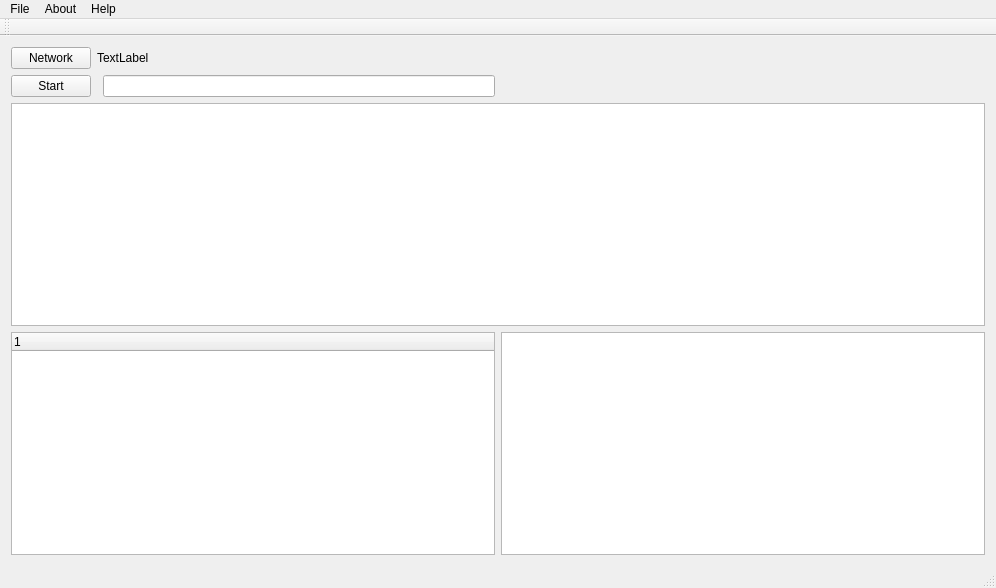
<?xml version="1.0" encoding="UTF-8"?>
<ui version="4.0">
 <class>MainWindow</class>
 <widget class="QMainWindow" name="MainWindow">
  <property name="geometry">
   <rect>
    <x>0</x>
    <y>0</y>
    <width>996</width>
    <height>588</height>
   </rect>
  </property>
  <property name="windowTitle">
   <string>MainWindow</string>
  </property>
  <widget class="QWidget" name="centralWidget">
   <layout class="QGridLayout" name="gridLayout_2">
    <item row="1" column="0">
     <layout class="QGridLayout" name="gridLayout_3">
      <item row="2" column="1">
       <widget class="QTextBrowser" name="textBrowser"/>
      </item>
      <item row="2" column="0">
       <widget class="QTreeWidget" name="treeWidget">
        <column>
         <property name="text">
          <string notr="true">1</string>
         </property>
        </column>
       </widget>
      </item>
      <item row="0" column="0">
       <layout class="QGridLayout" name="gridLayout">
        <item row="2" column="0">
         <widget class="QPushButton" name="start">
          <property name="text">
           <string>Start</string>
          </property>
         </widget>
        </item>
        <item row="1" column="0">
         <widget class="QPushButton" name="chooseNetButton">
          <property name="text">
           <string>Network</string>
          </property>
         </widget>
        </item>
        <item row="2" column="2">
         <widget class="QLineEdit" name="filter"/>
        </item>
        <item row="1" column="1" colspan="2">
         <widget class="QLabel" name="netLabel">
          <property name="text">
           <string>TextLabel</string>
          </property>
         </widget>
        </item>
       </layout>
      </item>
      <item row="1" column="0" colspan="2">
       <widget class="QTableView" name="tableView">
        <property name="lineWidth">
         <number>1</number>
        </property>
        <property name="iconSize">
         <size>
          <width>0</width>
          <height>0</height>
         </size>
        </property>
       </widget>
      </item>
     </layout>
    </item>
   </layout>
  </widget>
  <widget class="QMenuBar" name="menuBar">
   <property name="geometry">
    <rect>
     <x>0</x>
     <y>0</y>
     <width>996</width>
     <height>19</height>
    </rect>
   </property>
   <widget class="QMenu" name="menuSniffer">
    <property name="title">
     <string>File</string>
    </property>
    <addaction name="actionSave"/>
    <addaction name="actionOpen"/>
    <addaction name="actionQuit"/>
   </widget>
   <widget class="QMenu" name="menuabout">
    <property name="title">
     <string>About</string>
    </property>
    <addaction name="actionOurTeam"/>
   </widget>
   <widget class="QMenu" name="menuhelp">
    <property name="title">
     <string>Help</string>
    </property>
    <addaction name="actionDocument"/>
    <addaction name="actionQuick_start"/>
   </widget>
   <addaction name="menuSniffer"/>
   <addaction name="menuabout"/>
   <addaction name="menuhelp"/>
  </widget>
  <widget class="QToolBar" name="mainToolBar">
   <attribute name="toolBarArea">
    <enum>TopToolBarArea</enum>
   </attribute>
   <attribute name="toolBarBreak">
    <bool>false</bool>
   </attribute>
  </widget>
  <widget class="QStatusBar" name="statusBar"/>
  <action name="actionrun">
   <property name="text">
    <string>run</string>
   </property>
  </action>
  <action name="actionstop">
   <property name="text">
    <string>stop</string>
   </property>
  </action>
  <action name="actionSave">
   <property name="text">
    <string>Save</string>
   </property>
  </action>
  <action name="actionOpen">
   <property name="text">
    <string>Open</string>
   </property>
  </action>
  <action name="actionOurTeam">
   <property name="text">
    <string>Our team</string>
   </property>
  </action>
  <action name="actionDocument">
   <property name="text">
    <string>Document</string>
   </property>
  </action>
  <action name="actionQuick_start">
   <property name="text">
    <string>Quick start</string>
   </property>
  </action>
  <action name="actionQuit">
   <property name="text">
    <string>Quit</string>
   </property>
  </action>
 </widget>
 <layoutdefault spacing="6" margin="11"/>
 <resources/>
 <connections/>
</ui>
